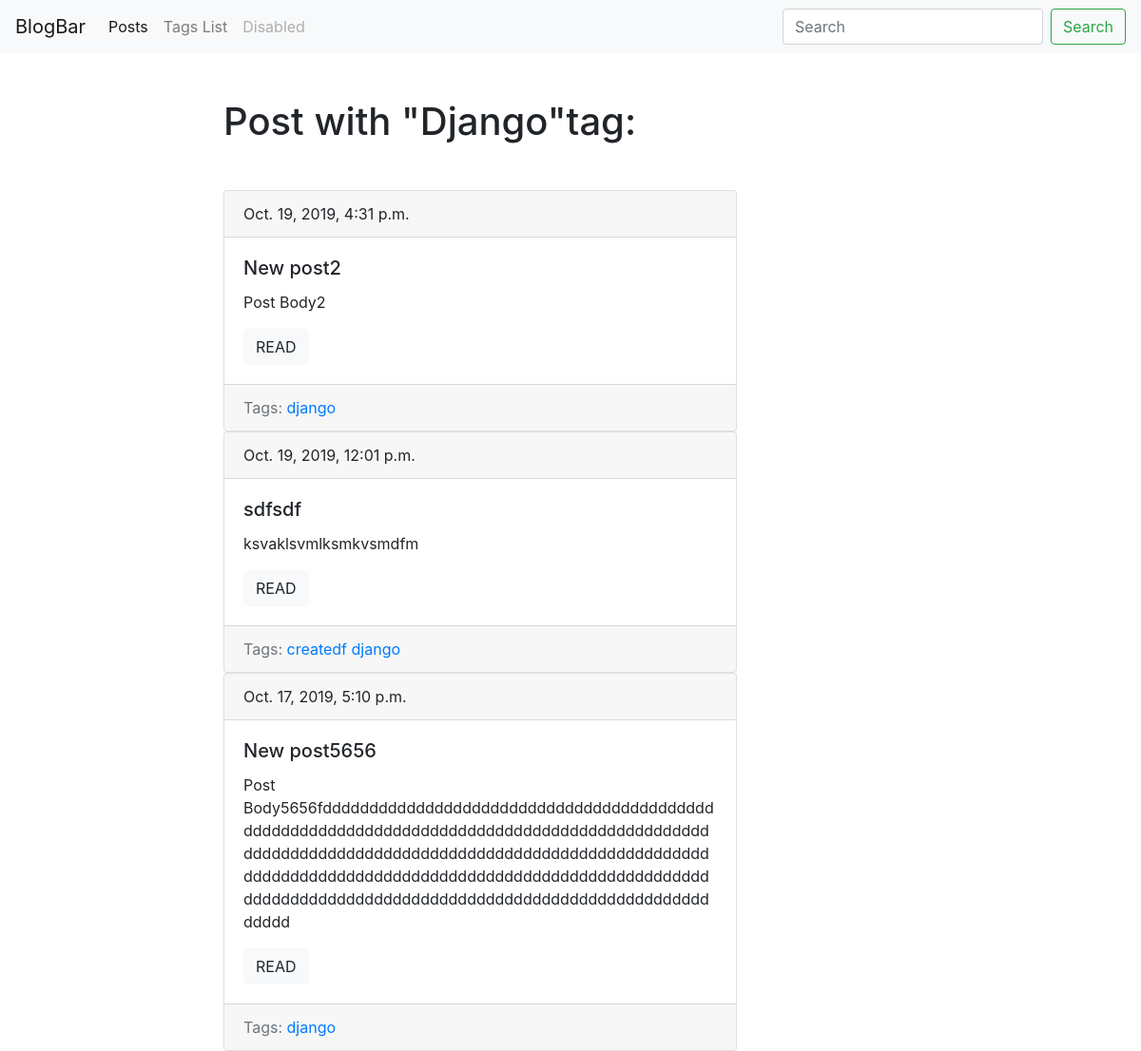
Screenshot of /blog/tag/django/ with the database file from the repository.
### blogApp/models.py (models this page shows, shortened)
class Tag(models.Model):
    title = models.CharField(max_length=50)
    slug = models.SlugField(max_length=50, unique=True)
    def get_absolute_url(self):
        return reverse("tagDetailUrl", kwargs={"slug": self.slug})
    class Meta:
        ordering = ['title']

class Post(models.Model):
    title = models.CharField(max_length=150, db_index=True)
    slug = models.SlugField(max_length=150, unique=True, blank = True)
    body = models.TextField(blank=True, db_index=True)
    datePub = models.DateTimeField(auto_now_add=True)
    tags = models.ManyToManyField('Tag', blank=True, related_name='posts')
    def get_absolute_url(self):
        return reverse("postDetailUrl", kwargs={"slug": self.slug})
    class Meta:
        ordering = ['-datePub']

### blogApp/views.py (the view)
# urls.py: path('tag/<str:slug>/', TagDetail.as_view(), name='tagDetailUrl'),
class TagDetail(ObjectDetailMixin, View):
    model = Tag
    template = 'blogApp/tagDetail.html'

### blogApp/utils.py (called while the page is built)
    def get(self, request, slug):
        obj = get_object_or_404(self.model, slug__iexact=slug)
        return render(request, self.template, context={self.model.__name__.lower(): obj, 'adminObject':obj, 'detail':True })

### blogApp/templates/blogApp/tagDetail.html (shortened to what this page needs)
{% extends 'blogApp/baseBlogApp.html' %}
{% block content %}
    <h1 class="mb-5">Post with "{{tag.title|title}}"tag:</h1>
    {% for post in tag.posts.all %}
        {% include 'blogApp/includes/postCardTemplate.html' %}
    {% endfor %}
{% endblock content %}

### blogApp/templates/blogApp/includes/postCardTemplate.html
<div class="card">
            <div class="card-header">
                {{post.datePub}}
            </div>
            <div class="card-body">
                <h5 class="card-title">{{post.title}}</h5>
                <p class="card-text">{{post.body|truncatewords:15}}</p>
                <a href="{{ post.get_absolute_url}}" class="btn btn-light">READ</a>
            </div>
            <div class="card-footer text-muted">
                Tags:
                {% for tag in post.tags.all %}
                    <a href = "{{ tag.get_absolute_url }}">
                        {{ tag.title }}
                    </a>
                {% endfor %}
            </div>
        </div>

### rows the page displays
Tag: title "Django", title "django"
Post: datePub "Oct. 19, 2019, 4:31 p.m.", title "New post2", body "Post Body2"
Post: datePub "Oct. 19, 2019, 12:01 p.m.", title "sdfsdf", body "ksvaklsvmlksmkvsmdfm"
Tag: title "createdf"
Post: datePub "Oct. 17, 2019, 5:10 p.m.", title "New post5656", body "Post Body5656fddddddddddddddddddddddddddddddddddddddddddddddddddddddddddddddddddddddddddddddddddddddddddddddddddddddddddddddddddddddddddddddddddddddddddddddddddddddddddddddddddddddddddddddddddddddddddddddddddddddddddddddddddddddddddddddddddddddddddddddddddddddd"
